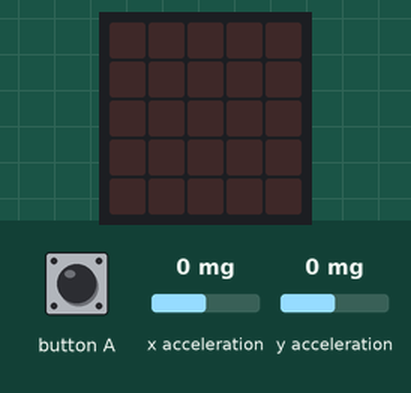
Simulated run of this program. Board: BBC micro:bit running MicroPython. Parts: the board's 5×5 LED display. The test bench sets the inputs (shaded band); at power-on: x acceleration 0 mg, y acceleration 0 mg.

Above: at 1.2 s.
1.3 s: button A pressed for 0.15 s
At 1.7 s:
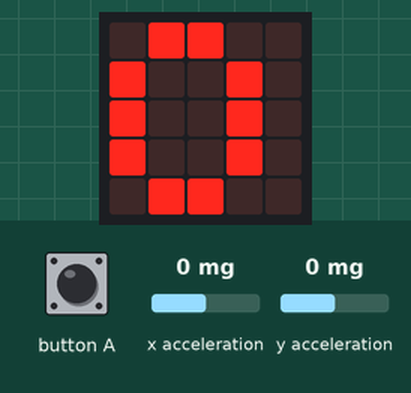
Timing chart, 0 to 4.3 s (numbered marks = the images above; inputs shaded):
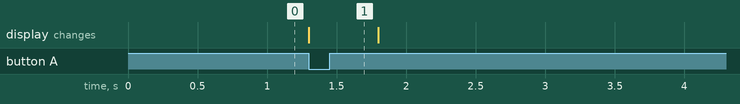

Measured:
- after the input at 1.3 s, the display: changes at once (image 1)

The program:

03_03_askelmittari.py
```python
# 03_03_askelmittari.py
from microbit import *

askeleet = 0

while True:
    x = accelerometer.get_x()
    y = accelerometer.get_y()
    # herkkyys -> muuta x arvoa
    if x > 500 and y > 500:
        askeleet = askeleet + 1
        sleep(100)
    elif button_a.was_pressed():
        display.show(askeleet)
        sleep(500)
        display.clear()
```
